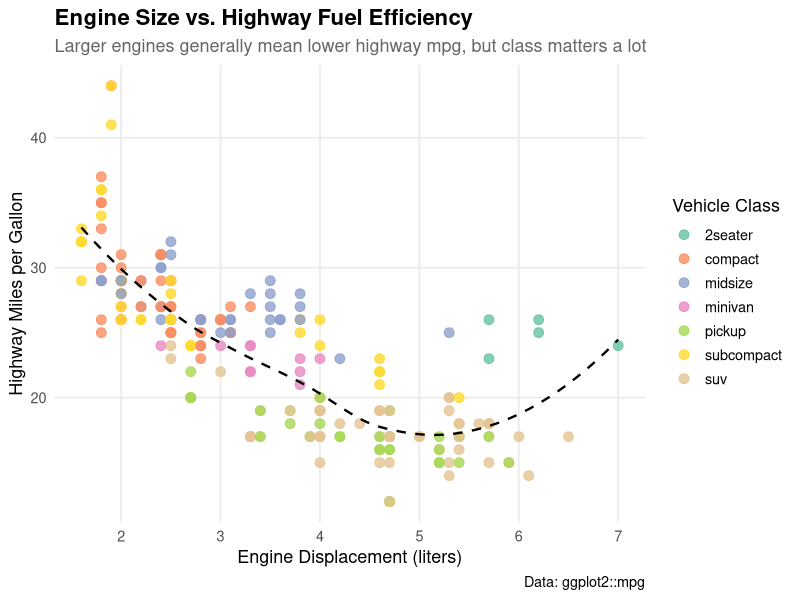
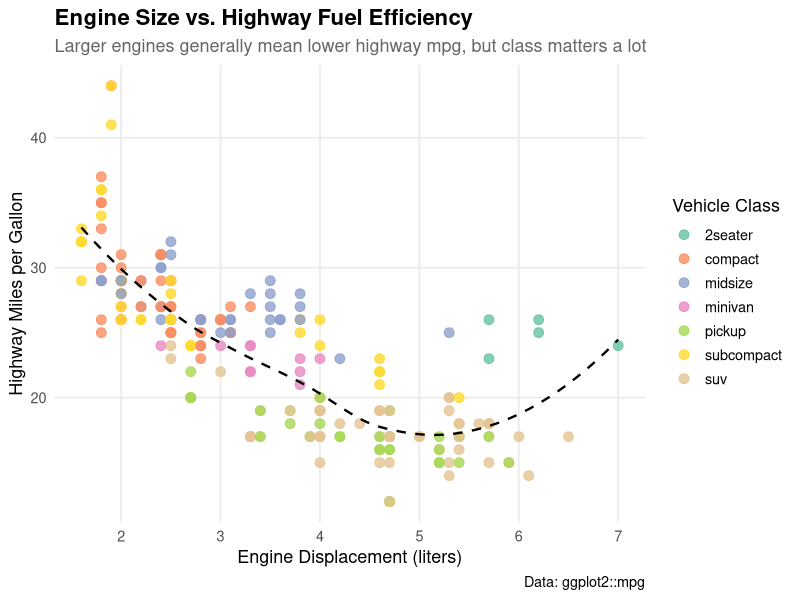

Reproduce these figures in R, in order.
## ---- chunk 1
suppressPackageStartupMessages(library(tidyverse))
## ---- chunk 2
library(ggplot2)
library(dplyr)

class_summary <- mpg %>%
  group_by(class) %>%
  summarise(avg_hwy = mean(hwy)) %>%
  arrange(avg_hwy)

p <- ggplot(mpg, aes(x = displ, y = hwy, color = class)) +
  geom_point(size = 3, alpha = 0.8) +
  geom_smooth(
    aes(group = 1),
    method = "loess",
    formula = y ~ x,
    color = "black",
    linetype = "dashed",
    se = FALSE,
    linewidth = 0.8
  ) +
  scale_color_brewer(palette = "Set2") +
  labs(
    title = "Engine Size vs. Highway Fuel Efficiency",
    subtitle = "Larger engines generally mean lower highway mpg, but class matters a lot",
    x = "Engine Displacement (liters)",
    y = "Highway Miles per Gallon",
    color = "Vehicle Class",
    caption = "Data: ggplot2::mpg"
  ) +
  theme_minimal(base_size = 13) +
  theme(
    plot.title = element_text(face = "bold", size = 16),
    plot.subtitle = element_text(color = "gray40"),
    legend.position = "right",
    panel.grid.minor = element_blank()
  )

print(p)
ggsave("mpg_displ_vs_hwy.png", plot = p, width = 9, height = 6, dpi = 300)
